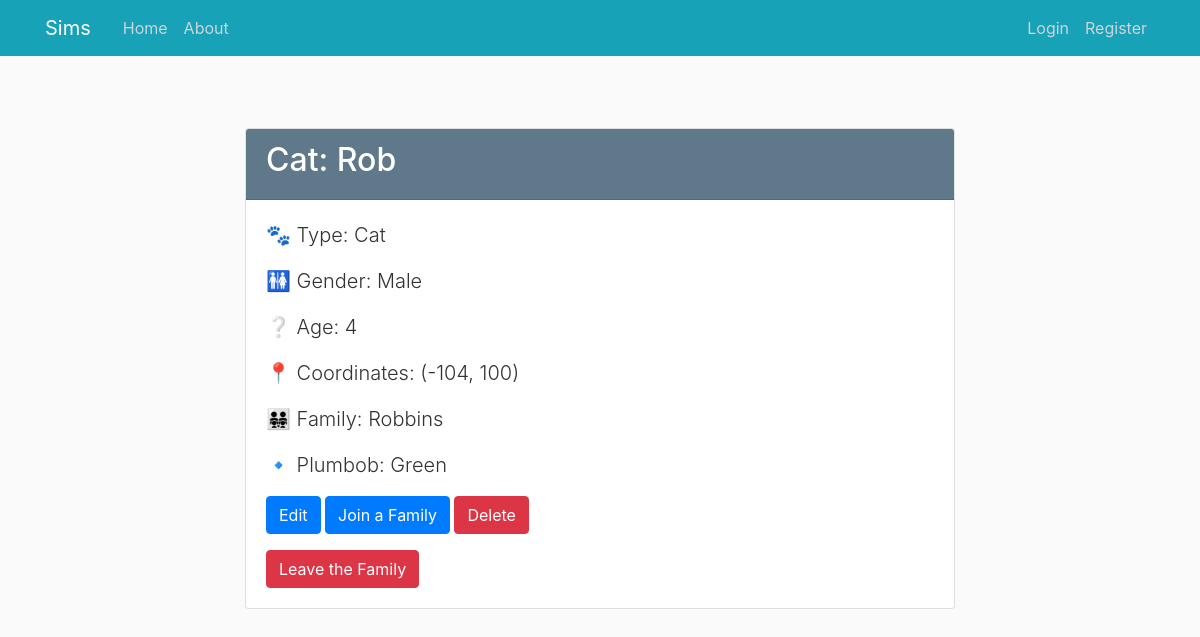
The app's page /pet/2, older data.
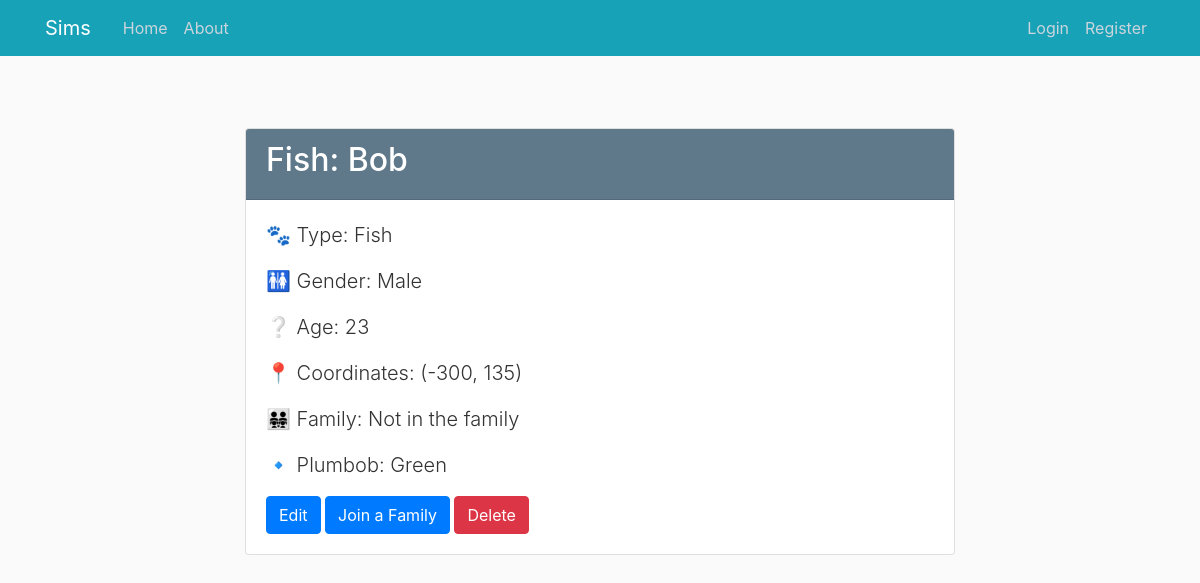
The same page, newer data.
### sims/models.py (models this page shows, shortened)
class Pet(db.Model):
    id = db.Column(db.Integer, primary_key=True)
    name = db.Column(db.String(100), nullable=False)
    type = db.Column(db.Enum(PetType), nullable=False)
    gender = db.Column(db.Enum(Gender), nullable=False)
    age = db.Column(db.Integer, nullable=False)
    x_coordinate = db.Column(db.Integer, nullable=False, default=0)
    y_coordinate = db.Column(db.Integer, nullable=False, default=0)
    family_id = db.Column(db.Integer, db.ForeignKey('family.id'))
    plumbob = db.Column(db.Enum(Plumbob), default=Plumbob.GREEN)

class Family(db.Model):
    id = db.Column(db.Integer, primary_key=True)
    name = db.Column(db.String(100), nullable=False)

### sims/pets/routes.py (the view)
@pets.route("/pet/<int:pet_id>")
def pet(pet_id):
    pet = Pet.query.get_or_404(pet_id)
    family = Family.query.get(pet.family_id)
    return render_template('pets/pet.html', pet=pet, family=family)

### sims/templates/pets/pet.html (shortened to what this page needs)
{% extends "layout.html" %}
{% block content %}
    <div class="container mt-5">
        <div class="row justify-content-center">
            <div class="col-md-8">
                <div class="card">
                    <div class="card-header bg-steel text-white">
                        <h2 class="text-white">{{ pet.type.value }}: {{ pet.name }}</h2>
                    </div>
                    <div class="card-body">
                        <p class="lead">🐾 Type: {{ pet.type.value }}</p>
                        <p class="lead">🚻 Gender: {{ pet.gender.value }}</p>
                        <p class="lead">❔ Age: {{ pet.age }}</p>
                        <p class="lead">📍 Coordinates: ({{ pet.x_coordinate }}, {{ pet.y_coordinate }})</p>
                        {% if family %}
                            <p class="lead">👨‍👨‍👧‍👧 Family: {{ family.name }}</p>
                        {% else %}
                            <p class="lead">👨‍👨‍👧‍👧 Family: Not in the family</p>
                        {% endif %}
                        <p class="lead">🔹 Plumbob: {{ pet.plumbob.value }}</p>
                        <div class="mt-3">
                            <a href="{{ url_for('pets.update_pet', pet_id=pet.id) }}" class="btn btn-primary">Edit</a>
                            <a href="{{ url_for('families.families_pet', pet_id=pet.id) }}"
                               class="btn btn-primary">Join a Family</a>
                            <button class="btn btn-danger" id="deleteBtn" data-toggle="modal"
                                    data-target="#deleteModal">Delete
                            </button>
                            {% if family %}
                                <form class="mt-3" action="{{ url_for('pets.pet_leave_family', pet_id=pet.id) }}"
                                      method="POST">
                                    <input class="btn btn-danger" type="submit" value="Leave the Family">
                                </form>
                            {% endif %}
                        </div>
                    </div>
                </div>
            </div>
        </div>
    </div>
{% endblock content %}

Row changes from the older to the newer data that the page shows:
no longer on this page (row edited): Family: name "Robbins"
changed Pet "Male": type.value "Cat" → "Fish"; name "Rob" → "Bob"; age "4" → "23"; x_coordinate "-104" → "-300"; y_coordinate "100" → "135"
Text that changed along with them:
form field value: "Leave the Family" → (not shown)
text no longer shown: "👨‍👨‍👧‍👧 Family:"
text now shown: "👨‍👨‍👧‍👧 Family: Not in the family"
